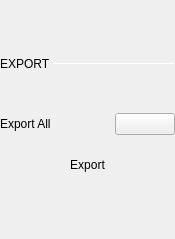
<?xml version="1.0" encoding="UTF-8"?>
<ui version="4.0">
 <class>ExportSettings</class>
 <widget class="QWidget" name="ExportSettings">
  <property name="geometry">
   <rect>
    <x>0</x>
    <y>0</y>
    <width>175</width>
    <height>239</height>
   </rect>
  </property>
  <property name="sizePolicy">
   <sizepolicy hsizetype="Preferred" vsizetype="Preferred">
    <horstretch>0</horstretch>
    <verstretch>0</verstretch>
   </sizepolicy>
  </property>
  <property name="windowTitle">
   <string>Form</string>
  </property>
  <layout class="QVBoxLayout" name="verticalLayout">
   <property name="spacing">
    <number>0</number>
   </property>
   <property name="leftMargin">
    <number>0</number>
   </property>
   <property name="topMargin">
    <number>0</number>
   </property>
   <property name="rightMargin">
    <number>0</number>
   </property>
   <property name="bottomMargin">
    <number>0</number>
   </property>
   <item>
    <widget class="QWidget" name="mainWidget" native="true">
     <property name="sizePolicy">
      <sizepolicy hsizetype="Preferred" vsizetype="Preferred">
       <horstretch>0</horstretch>
       <verstretch>0</verstretch>
      </sizepolicy>
     </property>
     <layout class="QVBoxLayout" name="verticalLayout_2">
      <property name="spacing">
       <number>0</number>
      </property>
      <property name="leftMargin">
       <number>0</number>
      </property>
      <property name="topMargin">
       <number>0</number>
      </property>
      <property name="rightMargin">
       <number>0</number>
      </property>
      <property name="bottomMargin">
       <number>0</number>
      </property>
      <item>
       <spacer name="verticalSpacer_2">
        <property name="orientation">
         <enum>Qt::Vertical</enum>
        </property>
        <property name="sizeType">
         <enum>QSizePolicy::Fixed</enum>
        </property>
        <property name="sizeHint" stdset="0">
         <size>
          <width>20</width>
          <height>20</height>
         </size>
        </property>
       </spacer>
      </item>
      <item>
       <layout class="QHBoxLayout" name="header">
        <property name="spacing">
         <number>0</number>
        </property>
        <property name="topMargin">
         <number>10</number>
        </property>
        <item>
         <widget class="QLabel" name="label">
          <property name="sizePolicy">
           <sizepolicy hsizetype="Fixed" vsizetype="Fixed">
            <horstretch>0</horstretch>
            <verstretch>0</verstretch>
           </sizepolicy>
          </property>
          <property name="text">
           <string>EXPORT </string>
          </property>
          <property name="subsection_label" stdset="0">
           <bool>true</bool>
          </property>
         </widget>
        </item>
        <item>
         <widget class="Line" name="line">
          <property name="minimumSize">
           <size>
            <width>0</width>
            <height>1</height>
           </size>
          </property>
          <property name="maximumSize">
           <size>
            <width>16777215</width>
            <height>1</height>
           </size>
          </property>
          <property name="orientation">
           <enum>Qt::Horizontal</enum>
          </property>
          <property name="subsection_line" stdset="0">
           <bool>true</bool>
          </property>
         </widget>
        </item>
       </layout>
      </item>
      <item>
       <layout class="QVBoxLayout" name="verticalLayout_3">
        <property name="spacing">
         <number>15</number>
        </property>
        <property name="leftMargin">
         <number>0</number>
        </property>
        <property name="topMargin">
         <number>0</number>
        </property>
        <property name="rightMargin">
         <number>0</number>
        </property>
        <item>
         <spacer name="verticalSpacer_3">
          <property name="orientation">
           <enum>Qt::Vertical</enum>
          </property>
          <property name="sizeType">
           <enum>QSizePolicy::Fixed</enum>
          </property>
          <property name="sizeHint" stdset="0">
           <size>
            <width>20</width>
            <height>5</height>
           </size>
          </property>
         </spacer>
        </item>
        <item>
         <layout class="QHBoxLayout" name="horizontalLayout_2">
          <property name="topMargin">
           <number>10</number>
          </property>
          <item>
           <widget class="QLabel" name="label_3">
            <property name="sizePolicy">
             <sizepolicy hsizetype="Minimum" vsizetype="Preferred">
              <horstretch>0</horstretch>
              <verstretch>0</verstretch>
             </sizepolicy>
            </property>
            <property name="text">
             <string>Export All</string>
            </property>
           </widget>
          </item>
          <item>
           <spacer name="horizontalSpacer_3">
            <property name="orientation">
             <enum>Qt::Horizontal</enum>
            </property>
            <property name="sizeType">
             <enum>QSizePolicy::Fixed</enum>
            </property>
            <property name="sizeHint" stdset="0">
             <size>
              <width>40</width>
              <height>20</height>
             </size>
            </property>
           </spacer>
          </item>
          <item>
           <widget class="adiscope::CustomSwitch" name="btnExportAll">
            <property name="text">
             <string/>
            </property>
            <property name="checkable">
             <bool>true</bool>
            </property>
           </widget>
          </item>
         </layout>
        </item>
        <item>
         <layout class="QHBoxLayout" name="horizontalLayout_4">
          <property name="spacing">
           <number>0</number>
          </property>
          <property name="leftMargin">
           <number>0</number>
          </property>
          <property name="topMargin">
           <number>0</number>
          </property>
          <property name="rightMargin">
           <number>0</number>
          </property>
          <property name="bottomMargin">
           <number>0</number>
          </property>
          <item>
           <layout class="QVBoxLayout" name="dropDownLayout">
            <property name="leftMargin">
             <number>0</number>
            </property>
            <property name="topMargin">
             <number>0</number>
            </property>
           </layout>
          </item>
         </layout>
        </item>
        <item>
         <layout class="QHBoxLayout" name="horizontalLayout">
          <property name="spacing">
           <number>0</number>
          </property>
          <property name="leftMargin">
           <number>0</number>
          </property>
          <property name="topMargin">
           <number>0</number>
          </property>
          <property name="rightMargin">
           <number>0</number>
          </property>
          <property name="bottomMargin">
           <number>0</number>
          </property>
          <item>
           <widget class="QPushButton" name="btnExport">
            <property name="styleSheet">
             <string notr="true">QPushButton {
  min-height: 30px;
  max-height: 30px;

  border: 0px;
}</string>
            </property>
            <property name="text">
             <string>Export</string>
            </property>
            <property name="blue_button" stdset="0">
             <bool>true</bool>
            </property>
           </widget>
          </item>
         </layout>
        </item>
       </layout>
      </item>
      <item>
       <spacer name="verticalSpacer">
        <property name="orientation">
         <enum>Qt::Vertical</enum>
        </property>
        <property name="sizeType">
         <enum>QSizePolicy::Minimum</enum>
        </property>
        <property name="sizeHint" stdset="0">
         <size>
          <width>20</width>
          <height>30</height>
         </size>
        </property>
       </spacer>
      </item>
     </layout>
    </widget>
   </item>
  </layout>
 </widget>
 <customwidgets>
  <customwidget>
   <class>adiscope::CustomSwitch</class>
   <extends>QPushButton</extends>
   <header>gui/customSwitch.hpp</header>
  </customwidget>
 </customwidgets>
 <resources/>
 <connections/>
</ui>
